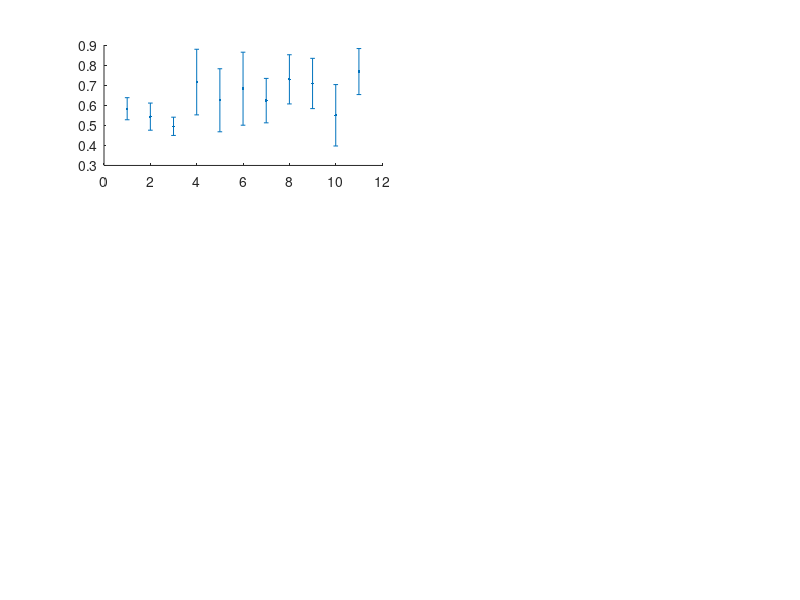

Reproduce this figure in MATLAB. (Note: this script raises an error after producing the figure.)
%%% Load data, plot, and run repeated measures analyses for Kim, Ohmae, & 
%%% Medina (2019 initial submission Nature Neuroscience)
%%% extended data figure 7. 
%%%
%%% NOTE 1: Please enter the directory where you have saved the data files
%%% and the functions included with this Git repo in the lines indicated
%%% with, " % *** YOUR DATA DIRECTORY *** "\
%%%
%%% NOTE 2: I have the figure legends turned off right now, because they
%%% hide some of the data. If you want to see the figure legends, run this
%%% script again but change the plotLegends variable to 1. Set this
%%% variable to anything else if you want to turn legends off.
%%%
%%% Data/information will be loaded in from "edfig7_matlabVariables.mat"
%%% Description of variables imported from this file:
%%%     VARIABLE NAME           DESCRIPTION
%%%     bstartAmp               each row has data from one mouse. each
%%%                             column has data from one session. column 1
%%%                             has data from the last baseline session
%%%                             before the laser-during-CR manipulation.
%%%                             column 2-5 has data from the first 4 days
%%%                             of the manipulation. column 6-7 hacs data
%%%                             from the last 2 days of the manipulation.
%%%                             this data format is to deal with missing
%%%                             data from a mouse. data are in units of
%%%                             FEC.
%%%     bstartamps              each row has data from one mouse. each
%%%                             column has data from one session. column 1
%%%                             has data from the last baseline session
%%%                             before the laser-during-CR manipulation.
%%%                             column 2-11 have data from all 10 days of
%%%                             the manipulation, with NaNs where there are
%%%                             missing data. data are in units of FEC.
%%%     bstartLatency           as bastartAmp, but data are latency to beta
%%%                             startle (only on trials with a beta startle
%%%                             present). unit is s.
%%%     bstartlats              as bstartamps, but data are latency to beta
%%%                             startle (only on trials with a beta startle
%%%                             present). unit is s.
%%%     chr2crprobmad           median absolute deviation of group's cr
%%%                             probability across sessions. column 1 is
%%%                             the last baseline session, columns 2-11 are
%%%                             the 10 days of the manipulation
%%%     chr2croprobmed          median of the group's cr probability across
%%%                             sessions. sessions organized as in
%%%                             chr2crprobmad.
%%%     crampAllTrials          each row contains data from a single mouse.
%%%                             each column contains data from a single
%%%                             session (col 1 is last baseline session,
%%%                             cols 2-5 are sessions 1-4 of the
%%%                             manipulation, cols 6-7 are the last 2
%%%                             sessions of the manipulation). data are
%%%                             median cr amplitudes across all trials on a
%%%                             session.
%%%     crampHits               each row has data from a single mouse. each
%%%                             column has data from a single session (col
%%%                             1 is the last baeline session, cols 2-11
%%%                             are sessions 1-10 of the manipulation). data
%%%                             are median cr amplitudes across trials that
%%%                             have a cr on individual sessions
%%%     crampHitTrials          data are organized as crampAllTrials. data
%%%                             are median cr amplitudes across trials that
%%%                             have a cr on individual sessions
%%%     cramps                  data are organized as in crampHits. data
%%%                             are median cr amplitudes across trials that
%%%                             have a cr on individual sessions
%%%     crprobs                 each row has data from a single mouse. each
%%%                             column has data from a single session (col
%%%                             1 is the last baeline session, cols 2-11
%%%                             are sessions 1-10 of the manipulation).
%%%                             data are cr probabilities on individual
%%%                             sessions.
%%%     eyetraces_pos           eyelid position (fraction eyelid closure -
%%%                             mean fraction eyelid closure in the 200 ms
%%%                             before the tone is presented) traces for
%%%                             each mouse on sessions shown in figure 
%%%                             panel g. each trace is the mean of all
%%%                             eyelid traces for the session at hand,
%%%                             excluding trails with movement in the
%%%                             pre-stimulus baseline period. Each row in
%%%                             this array shows data for a single mouse.
%%%                             Each column shows data from a single time
%%%                             bin (timestamps of bins specified in the
%%%                             timeVector variable). Each unit of the
%%%                             third dimension of the matrix specifies a
%%%                             particular day. So, data from the first day
%%%                             shown in this figure (the last day before
%%%                             the laser manipulation) can be examined using
%%%                             the command: eyetraces_pos(:,:,1)
%%%     eyetraces_vel           as eyetraces_pos, except showing the
%%%                             velocity of the eyelid (derivative of
%%%                             position)
%%%     mousenums               unique identifiers for the ChR2 mice that
%%%                             contributed data for this figure. using the
%%%                             same identifying number shown for the 
%%%                             corresponding histology in the ChR2 panels
%%%                             shown in extended data figure 3.  Data in
%%%                             all the arrays in this file are organized
%%%                             in the order specified here.
%%%     postm
%%%     rmidcs                  indices for the sessions used for the
%%%                             Friedman ANOVA for the ChR2 mice (deals
%%%                             with missing data for 1 mouse in the ChR2
%%%                             and WT groups)
%%%     sfig7_eyetraces
%%%     sfig7_eyetracesHit
%%%     timeVector              timestamps (s) for eyelid position sampling
%%%                             times. the tone starts playing at 0 s.
%%%     veltm                   timestamps (s) for derivative of eyelid
%%%                             position. the tone starts playing at 0 s.


%% set up the workspace
clear all
close all

% tell MATLAB where you have saved the data and helper functions
datadir = "C:\Users\kimol\Documents\GitHub\KimOhmaeMedina"; % *** YOUR DATA DIRECTORY ***
cd(datadir)

% default is to not plot legends because they obscure the data
plotLegends = 0;

load('edfig7_matlabVariables.mat')


%% Plot the behavior data
% panel b: ChR2 mice CR probability from 'early' laser
% manipulation
figure
subplot(3,4,[1:2])
a = errorbar(chr2crprobmed, chr2crprobmad, '.', 'LineStyle', 'none', 'Color', 'r');
set(a, 'CapSize', 0)
hold on
c = plot([2.5 2.5], [0 1], 'LineStyle', '--', 'Color', [0 0 0]);
xlim([0.5 11.5])
ylim([0 1])
ylabel('CR Probability')
xlabel('Session')

% panel d: ChR2 mice eyelid traces from the 'early' phase
% of the manipulation (baseline, laser 1, laser 3, last laser)
subplot(3,4,[5])
[A,B,C,D]=plotEyelidTraces(timeVector, sfig7_eyetraces, [1 0 0], 0.5);
xlim([0 0.235])
ylim([0 0.8])
xlabel('Time from tone (s)')
title('all trials')
ylabel('Eyelid Position (FEC)')
if plotLegends == 1
    legend([A,B,C,D], 'TLast', '1', '2', '10', 'Location', 'NorthWest')
end

% eyetraces hit trials only
subplot(3,4,[6])
[A,B,C,D]=plotEyelidTraces(timeVector, sfig7_eyetracesHit, [1 0 0], 0.5);
xlim([0 0.235])
ylim([0 0.8])
xlabel('Time from tone (s)')
title('hit trials')
if plotLegends == 1
    legend([A,B,C,D], 'TLast', '1', '2', '10', 'Location', 'NorthWest')
end

% figure 6, panel e: ChR2 mice CR amplitude from the 'early' laser
% manipulation (baseline, laser 1, laser 3, last laser) (bar plot)
subplot(3,4,[9])
plotBoxplot(crampAllTrials, [1 0 0], 1, [0 0 0])
ylabel('CR Amplitude')
title('all trials')

% CR amplitude on CR trials only
subplot(3,4,[10])
plotBoxplot(crampHitTrials, [1 0 0], 1, [0 0 0])
ylabel('CR Amplitude')
title('hit trials only')

% FEC at 75 ms on B startle trials
subplot(3,4,[11])
plotBoxplot(bstartAmp, [1 0 0], 0.4, [0 0 0])
ylabel('B Startle Amp (FEC)')
title('B Startle')

subplot(3,4,[12])
plotBoxplot(bstartLatency, [1 0 0], 0.4, [0 0 0])
ylim([49 115])
xlim([0.5 7.5])
ylabel('Latency (ms)')
title('Latency to Beta Startle')

% plotting eyelid position and velocity traces
meansmoothedveltraces = nan(7,199);
meantraces_pos = nan(7,200);
for d = 1:7
    % average across mice for each session
    % d = 1 indicates baseline day, the other days are manipulation days
    meansmoothedveltraces(d,:) = mean(eyetraces_vel(:,:,d));
    meantraces_pos(d,:) = mean(eyetraces_pos(:,:,d));
end
figure
plotiter= 1;
for i = 1:7
    
    plotme = meantraces_pos(i,:);
    subplot(7,2,plotiter)
    rectangle('Position', [0 -0.05 ...
        0.22 0.8+0.05], 'FaceColor', [0 1 1], 'EdgeColor', [0 1 1])
    hold on
    rectangle('Position', [0.05 -0.05 ...
        0.065 0.8+0.05], 'FaceColor', [0.85 0.85 0.85], 'EdgeColor', [0.85 0.85 0.85])
    plot(postm,plotme,'Color',[0 0 0])
    xlim([-0.025 0.22])
    ylim([-0.05 0.5])
    switch i
        case 1
            ylabel('baseline')
        case 2
            ylabel('laser 1')
        case 3
            ylabel('laser 2')
        case 4
            ylabel('laser 3')
        case 5
            ylabel('laser 4')
        case 6
            ylabel('laser n-1')
        case 7
            ylabel('last laser')
            xlabel('time from trial start (s)')
    end
    
    
    plotme = meansmoothedveltraces(i,:);
    subplot(7,2,plotiter+1)
    rectangle('Position', [0 -2 ...
        0.22 10], 'FaceColor', [0 1 1], 'EdgeColor', [0 1 1])
    hold on
    rectangle('Position', [0.05 -2 ...
        0.065 10], 'FaceColor', [0.85 0.85 0.85], 'EdgeColor', [0.85 0.85 0.85])
    plot(veltm,plotme,'Color',[0 0 0])
    xlim([-0.025 0.22])
    ylim([-2 6])
    if i == 7
        xlabel('time from trial start (s)')
    end
    plotiter = plotiter+2;
end

%% Run statistics: repeated measures ANOVA-type tests
% Check whether the data satisfy the sphericity and normality assumptions
% for an ANOVA (spoiler: none of the data satisfy the sphericity assumption
% according to Mauchly's test, so I didn't bother checking for normality),
% and then run the Friedman's ANOVA if not

% set up cells for writing stats outputs later
rmSummaryHeaders = {'group', 'phase', 'measurement', 'ChiSq', 'df', 'n', 'p', 'W'};
rmGroup = {};
rmPhase = {};
rmMeas = {};
rmChi = [];
rmdf = [];
rmn = [];
rmp = [];
rmW = [];
  
% CR Probability across the laser during CR manipulation for the ChR2
% group
[rmGroup, rmPhase, rmMeas, rmChi, rmdf, rmn, rmp, rmW] =...
    checkSpherAndRunFANOVA(crprobs, mousenums, rmidcs, 0.05, ...
    'ChR2', 'Early', 'CRProb', ...
    rmGroup, rmPhase, rmMeas, rmChi, rmdf, rmn, rmp, rmW);

[rmGroup, rmPhase, rmMeas, rmChi, rmdf, rmn, rmp, rmW] =...
    checkSpherAndRunFANOVA(cramps, mousenums, rmidcs, 0.05, ...
    'ChR2', 'Early', 'CRAmp', ...
    rmGroup, rmPhase, rmMeas, rmChi, rmdf, rmn, rmp, rmW);

[rmGroup, rmPhase, rmMeas, rmChi, rmdf, rmn, rmp, rmW] =...
    checkSpherAndRunFANOVA(crampHits, mousenums, rmidcs, 0.05, ...
    'ChR2', 'Early', 'CRAmpHit', ...
    rmGroup, rmPhase, rmMeas, rmChi, rmdf, rmn, rmp, rmW);

[rmGroup, rmPhase, rmMeas, rmChi, rmdf, rmn, rmp, rmW] =...
    checkSpherAndRunFANOVA(bstartamps, mousenums, rmidcs, 0.05, ...
    'ChR2', 'Early', 'BStartleAmp', ...
    rmGroup, rmPhase, rmMeas, rmChi, rmdf, rmn, rmp, rmW);

[rmGroup, rmPhase, rmMeas, rmChi, rmdf, rmn, rmp, rmW] =...
    checkSpherAndRunFANOVA(bstartlats*1000, mousenums, rmidcs, 0.05, ...
    'ChR2', 'Early', 'BStartleLatency', ...
    rmGroup, rmPhase, rmMeas, rmChi, rmdf, rmn, rmp, rmW);

% write the repeated measures test results
stringcols = [rmGroup, rmPhase, rmMeas];
numcols = [rmChi, rmdf, rmn, rmp, rmW];
tbldata = [stringcols, num2cell(numcols)];
tempcsv = [rmSummaryHeaders;tbldata];
pause(2)
xlswrite('edfig7_repeatedMeasuresOutput.xls', tempcsv)